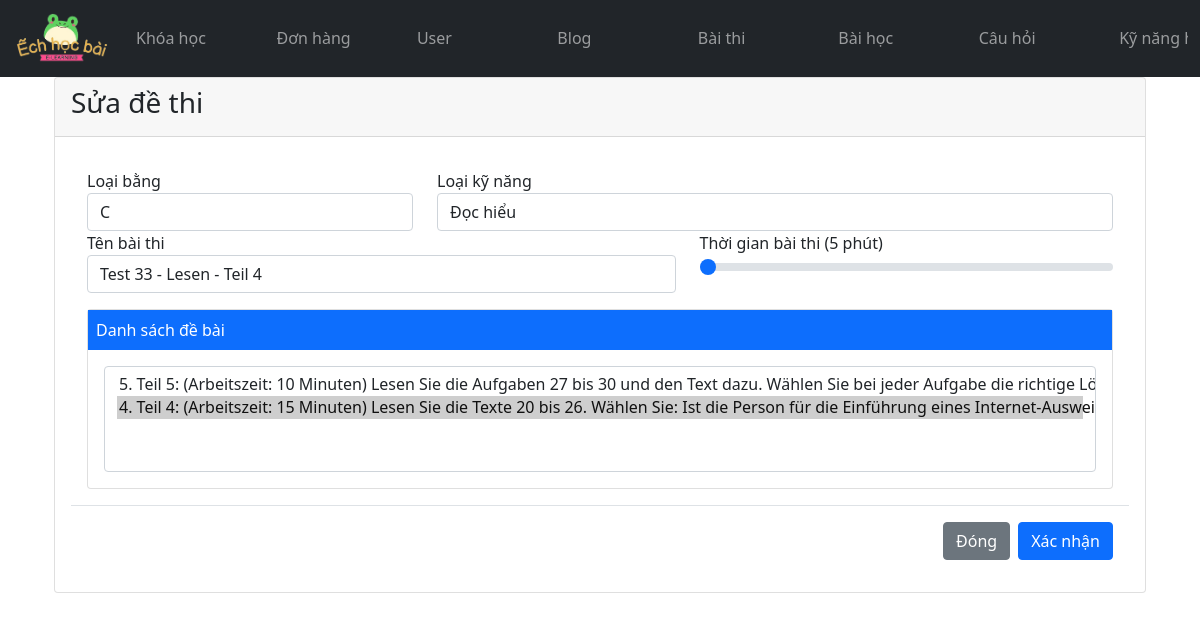
Page /admin_update_exam.php?id=6 on the committed database.
### tables this page shows
CREATE TABLE `baikiemtra` (
  `id` int(10) UNSIGNED NOT NULL,
  `id_level` int(11) NOT NULL,
  `id_lesson` int(11) NOT NULL,
  `name` varchar(255) NOT NULL,
  `list_assignment` text NOT NULL,
  `duration` int(11) NOT NULL
);

CREATE TABLE `trinhdo` (
  `id` int(10) UNSIGNED NOT NULL,
  `name` varchar(255) NOT NULL
);

CREATE TABLE `kynang` (
  `id` int(10) UNSIGNED NOT NULL,
  `name` varchar(255) NOT NULL
);

CREATE TABLE `debai` (
  `id` int(10) UNSIGNED NOT NULL,
  `name` text NOT NULL,
  `list_question` text NOT NULL,
  `created_at` timestamp NULL DEFAULT NULL,
  `updated_at` timestamp NULL DEFAULT NULL
);

### admin_update_exam.php (the view, shortened to what this page needs)
<?php
@include 'config.php';
$id = isset($_GET['id']) ? intval($_GET['id']) : 0;
$result = mysqli_query($conn,'SELECT * FROM baikiemtra WHERE id = '.$id);
$row = mysqli_fetch_assoc($result);
$resultLevel = mysqli_query($conn,'SELECT * FROM trinhdo');
$resultLesson = mysqli_query($conn,'SELECT * FROM kynang');
?>
<!DOCTYPE html>
<html lang="en">
<head>
    <link rel="stylesheet" href="https://cdnjs.cloudflare.com/ajax/libs/font-awesome/6.5.1/css/all.min.css" />
    <link href="https://cdn.jsdelivr.net/npm/bootstrap@5.0.2/dist/css/bootstrap.min.css" rel="stylesheet">
    <link rel="stylesheet" href="./public/css/admin.css">
    <link href="https://cdn.jsdelivr.net/npm/sweetalert2@11.10.3/dist/sweetalert2.min.css" rel="stylesheet">
<link href="https://cdn.jsdelivr.net/npm/select2@4.1.0-rc.0/dist/css/select2.min.css" rel="stylesheet" />
</head>
<body>
<?php include 'header_admin.php'; ?>
<div class="container">
<div class="container-fluid">
    <div class="card">
        <div class="card-header">
            <h1 class="h3 mb-2 text-gray-800">Sửa đề thi</h1>
        </div>
        <div class="card-body">
            <form class="change-exam" data-id="<?=$id?>">
                <div class="modal-body">
                    <div class="row">
                        <div class="col-4">
                            <div class="form-group">
                                <label for="level">Loại bằng</label>
                                <select name="id_level" id="level" class="form-control">
                                    <?php
                                        mysqli_data_seek($resultLevel, 0);
                                        while($rowLevel = mysqli_fetch_assoc($resultLevel)){
                                    ?>
                                    <option value="<?=$rowLevel['id']?>" <?=$rowLevel['id'] == $row['id_level'] ? "selected" : ''?>><?=$rowLevel['name']?></option>
                                    <?php
                                        }
                                    ?>
                                </select>
                            </div>
                        </div>
                        <div class="col-8">
                            <div class="form-group">
                                <label for="lesson">Loại kỹ năng</label>
                                <select name="id_lesson" id="lesson" class="form-control">
                                    <?php
                                        mysqli_data_seek($resultLesson, 0);
                                        while($rowLesson = mysqli_fetch_assoc($resultLesson)){
                                    ?>
                                    <option value="<?=$rowLesson['id']?>" <?=$rowLesson['id'] == $row['id_lesson'] ? "selected" : ''?>><?=$rowLesson['name']?></option>
                                    <?php
                                        }
                                    ?>
                                </select>
                            </div>
                        </div>
                    </div>
                    <div class="row">
                        <div class="col-7">
                            <div class="form-group">
                                <label for="name">Tên bài thi</label>
                                <input type="text" name="name" id="name" class="form-control" value="<?=$row['name']?>" required>
                            </div>
                        </div>
                        <div class="col-5">
                            <div class="form-group">
                                <label for="duration">Thời gian bài thi <span class="text-duration">(<?=$row['duration']?> phút)</span></label>
                                <input type="range" name="duration" id="duration" class="form-range w-100 duration-change" min="5" max="120" step="5" value="<?=$row['duration']?>" required>
                            </div>
                        </div>
                    </div>
                    <div class="card mt-3">
                        <span class="text-white px-2 py-2 bg-primary">Danh sách đề bài</span>
                        <div class="card-body">
                            <select id="multi-assignment" class="form-control w-100" name="list[]" multiple="multiple" required>
                                <?php
                                    $array = explode('|', trim($row['list_assignment'], '|'));
                                    $sqlAssignment = "SELECT * FROM debai";
                                    $resultAssignment = mysqli_query($conn,$sqlAssignment);
                                    while($rowAssignment = mysqli_fetch_assoc($resultAssignment)){
                                        $isSelected = in_array($rowAssignment['id'], $array);
                                ?>
                                <option value="<?=$rowAssignment['id']?>" <?= $isSelected ? 'selected' : '' ?>>
                                    <?=$rowAssignment['name']?>
                                </option>
                                <?php } ?>
                            </select>
                        </div>
                    </div>
                </div>
                <div class="modal-footer">
                    <button type="button" class="btn btn-secondary close-modal" data-bs-dismiss="modal">Đóng</button>
                    <button type="submit" class="btn btn-primary">Xác nhận</button>
                </div>
            </form>
        </div>
    </div>
</div>
</div>
</body>
</html>

### rows in the picture
baikiemtra: id_level "C", id_lesson "Đọc hiểu", name "Test 33 - Lesen - Teil 4", duration "5", list_assignment.name "5. Teil 5: (Arbeitszeit: 10 Minuten) Lesen Sie die Aufgaben 27 bis 30 und den Text dazu. Wählen Sie bei jeder Aufgabe die richtige Lösung a, b, oder c. Sie lesen die Anmeldeinformationen der SommerKinderUni Graz, weil Sie im Programm der Universität interessante Angebote gefunden haben. SommerKinderUni Anmeldeinformationen Aufnahme und Anmeldung: Die SommerKinder Uni Graz ist für Kinder bzw. Jugendliche im Alter von 9 bis 15 Jahren empfohlen. Anmeldungen beginnen am 22. Juni. Die Anmeldung ist nur für ganze Wochen über die Homepage der KinderUni Graz möglich. Insgesamt werden für die Veranstaltungen (Workshops) bis zu max. 60 Kinder pro Woche aufgenommen. Öffnungszeiten: Die SommerKinderUni…"
